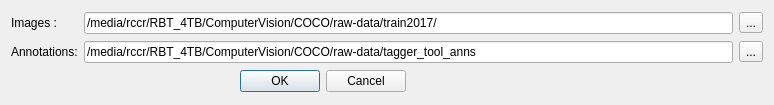
<?xml version="1.0" encoding="UTF-8"?>
<ui version="4.0">
 <class>LoadImgAnnDialog</class>
 <widget class="QDialog" name="LoadImgAnnDialog">
  <property name="geometry">
   <rect>
    <x>0</x>
    <y>0</y>
    <width>774</width>
    <height>105</height>
   </rect>
  </property>
  <property name="windowTitle">
   <string>Images and Annotations</string>
  </property>
  <layout class="QGridLayout" name="gridLayout">
   <item row="0" column="0">
    <widget class="QLabel" name="label_12">
     <property name="sizePolicy">
      <sizepolicy hsizetype="Maximum" vsizetype="Preferred">
       <horstretch>0</horstretch>
       <verstretch>0</verstretch>
      </sizepolicy>
     </property>
     <property name="text">
      <string>Images :</string>
     </property>
    </widget>
   </item>
   <item row="1" column="0">
    <widget class="QLabel" name="label_14">
     <property name="sizePolicy">
      <sizepolicy hsizetype="Maximum" vsizetype="Preferred">
       <horstretch>0</horstretch>
       <verstretch>0</verstretch>
      </sizepolicy>
     </property>
     <property name="text">
      <string>Annotations:</string>
     </property>
    </widget>
   </item>
   <item row="1" column="1" colspan="2">
    <widget class="QLineEdit" name="leInputAnnFolder">
     <property name="text">
      <string>/media/rccr/RBT_4TB/ComputerVision/COCO/raw-data/tagger_tool_anns</string>
     </property>
     <property name="readOnly">
      <bool>true</bool>
     </property>
    </widget>
   </item>
   <item row="1" column="3">
    <widget class="QToolButton" name="tbLoadAnnFolder">
     <property name="text">
      <string>...</string>
     </property>
    </widget>
   </item>
   <item row="2" column="0" colspan="2">
    <widget class="QDialogButtonBox" name="buttonBox">
     <property name="orientation">
      <enum>Qt::Horizontal</enum>
     </property>
     <property name="standardButtons">
      <set>QDialogButtonBox::Cancel|QDialogButtonBox::Ok</set>
     </property>
    </widget>
   </item>
   <item row="0" column="3">
    <widget class="QToolButton" name="tbLoadImageFolder">
     <property name="text">
      <string>...</string>
     </property>
    </widget>
   </item>
   <item row="0" column="1" colspan="2">
    <widget class="QLineEdit" name="leInputImageFolder">
     <property name="text">
      <string>/media/rccr/RBT_4TB/ComputerVision/COCO/raw-data/train2017/</string>
     </property>
     <property name="readOnly">
      <bool>true</bool>
     </property>
    </widget>
   </item>
  </layout>
 </widget>
 <resources/>
 <connections>
  <connection>
   <sender>buttonBox</sender>
   <signal>accepted()</signal>
   <receiver>LoadImgAnnDialog</receiver>
   <slot>accept()</slot>
   <hints>
    <hint type="sourcelabel">
     <x>248</x>
     <y>254</y>
    </hint>
    <hint type="destinationlabel">
     <x>157</x>
     <y>274</y>
    </hint>
   </hints>
  </connection>
  <connection>
   <sender>buttonBox</sender>
   <signal>rejected()</signal>
   <receiver>LoadImgAnnDialog</receiver>
   <slot>reject()</slot>
   <hints>
    <hint type="sourcelabel">
     <x>316</x>
     <y>260</y>
    </hint>
    <hint type="destinationlabel">
     <x>286</x>
     <y>274</y>
    </hint>
   </hints>
  </connection>
 </connections>
</ui>
